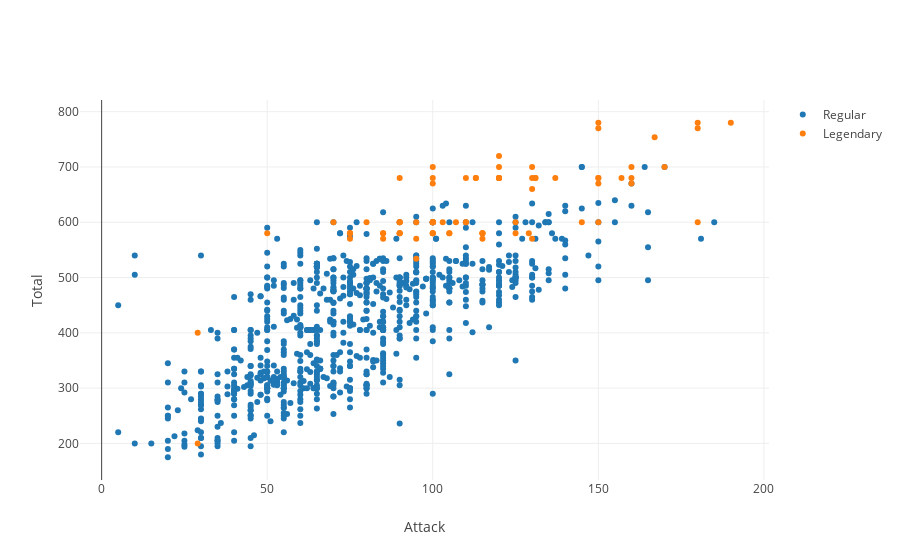

Source (notebook cell):
### Code cell
# Build traces

trace0 = go.Scatter(
    x = df[df.Legendary == False].Attack,
    y = df[df.Legendary == False].Total,
    hovertext = df[df.Legendary == False].Name,
    mode = 'markers',
    name = 'Regular'
)
trace1 = go.Scatter(
    x = df[df.Legendary].Attack,
    y = df[df.Legendary].Total,
    hovertext = df[df.Legendary].Name,
    mode = 'markers',
    name = 'Legendary'
)

# Build layout
layout = go.Layout(
    xaxis=dict(
        title="Attack"
    ),
    yaxis=dict(
        title="Total"
    )
)

# Build figure from figures and layout
fig = go.Figure(data=[trace0, trace1], layout=layout)

# Plot figure
py.iplot(fig)

### Figure 1 — Plotly figure (JSON) as saved in the notebook; plotly's stock layout.template omitted (floating-point values rounded to 4 significant figures; data arrays with more than 128 entries replaced by an {"elided": "..."} marker saying what was removed)
{"data": [{"hovertext": {"elided": "815 str values"}, "mode": "markers", "name": "Regular", "type": "scatter", "uid": "ca2659a8-de5b-4a21-8df4-6a1db13425aa", "x": {"elided": "815 int values"}, "y": {"elided": "815 int values"}}, {"hovertext": ["Articuno", "Zapdos", "Moltres", "Mewtwo", "MewtwoMega Mewtwo X", "MewtwoMega Mewtwo Y", "Raikou", "Entei", "Suicune", "Lugia", "Ho-oh", "Regirock", "Regice", "Registeel", "Latias", "LatiasMega Latias", "Latios", "LatiosMega Latios", "Kyogre", "KyogrePrimal Kyogre", "Groudon", "GroudonPrimal Groudon", "Rayquaza", "RayquazaMega Rayquaza", "Jirachi", "DeoxysNormal Forme", "DeoxysAttack Forme", "DeoxysDefense Forme", "DeoxysSpeed Forme", "Uxie", "Mesprit", "Azelf", "Dialga", "Palkia", "Heatran", "Regigigas", "GiratinaAltered Forme", "GiratinaOrigin Forme", "Darkrai", "ShayminLand Forme", "ShayminSky Forme", "Arceus", "Victini", "Cobalion", "Terrakion", "Virizion", "TornadusIncarnate Forme", "TornadusTherian Forme", "ThundurusIncarnate Forme", "ThundurusTherian Forme", "Reshiram", "Zekrom", "LandorusIncarnate Forme", "LandorusTherian Forme", "Kyurem", "KyuremBlack Kyurem", "KyuremWhite Kyurem", "Xerneas", "Yveltal", "Zygarde50% Forme", "Diancie", "DiancieMega Diancie", "HoopaHoopa Confined", "HoopaHoopa Unbound", "Volcanion", "Type:Null", "Silvally", "Tapu Koko", "Tapu Lele", "Tapu Bulu", "Tapu Fini", "Cosmog", "Cosmoem", "Solgaleo", "Lunala", "Necrozma", "NecrozmaDusk Mane", "NecrozmaDawn Wings", "NecrozmaUltra"], "mode": "markers", "name": "Legendary", "type": "scatter", "uid": "f7926529-7ee6-46e9-9f4b-4f4e2da25d6c", "x": [85, 90, 100, 110, 190, 150, 85, 115, 75, 90, 130, 100, 50, 75, 80, 100, 90, 130, 100, 150, 150, 180, 150, 180, 100, 150, 180, 70, 95, 75, 105, 125, 120, 120, 90, 160, 100, 120, 90, 100, 103, 120, 100, 90, 129, 90, 115, 100, 115, 105, 120, 150, 125, 145, 130, 170, 120, 131, 131, 100, 100, 160, 110, 160, 110, 95, 95, 115, 85, 130, 75, 29, 29, 137, 113, 107, 157, 113, 167], "y": [580, 580, 580, 680, 780, 780, 580, 580, 580, 680, 680, 580, 580, 580, 600, 700, 600, 700, 670, 770, 670, 770, 680, 780, 600, 600, 600, 600, 600, 580, 580, 580, 680, 680, 600, 670, 680, 680, 600, 600, 600, 720, 600, 580, 580, 580, 580, 580, 580, 580, 680, 680, 600, 600, 660, 700, 700, 680, 680, 600, 600, 700, 600, 680, 600, 534, 570, 570, 570, 570, 570, 200, 400, 680, 680, 600, 680, 680, 754]}], "layout": {"xaxis": {"title": {"text": "Attack"}}, "yaxis": {"title": {"text": "Total"}}}}
